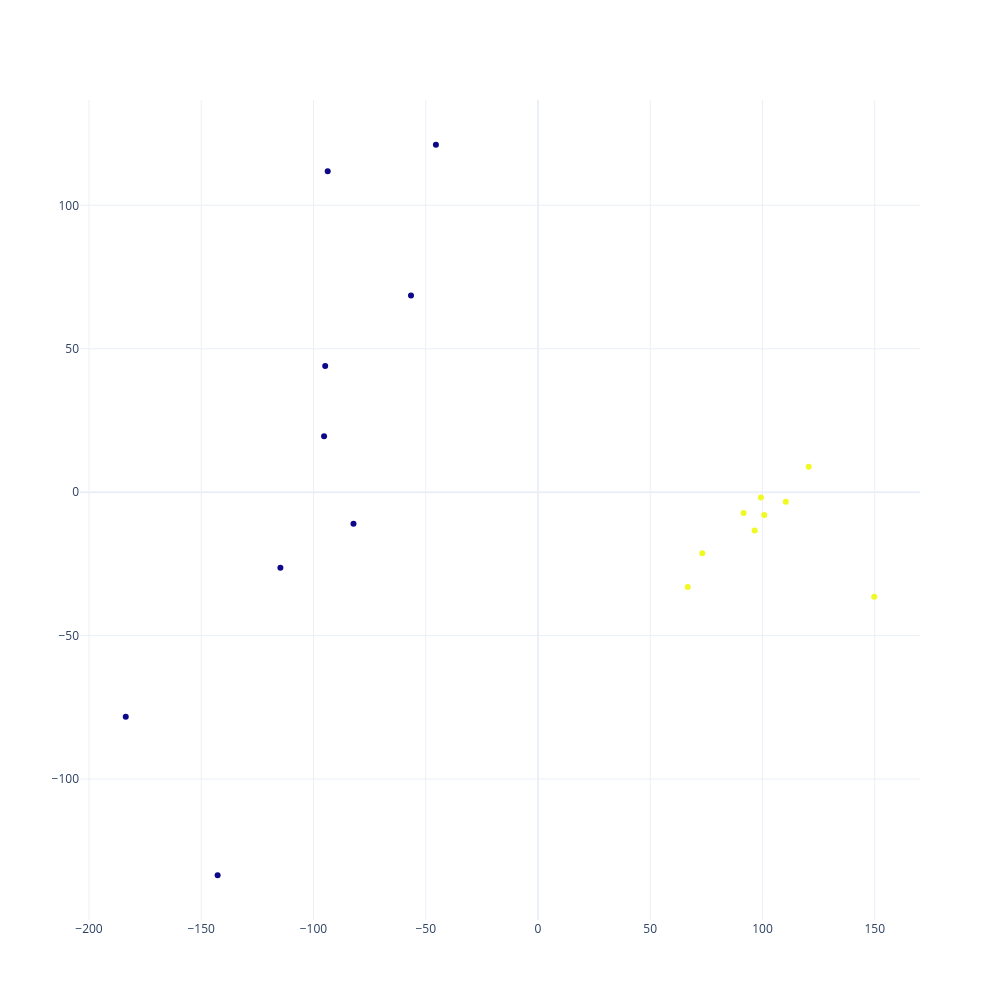

Notebook source saved alongside this figure:
### Code cell
cluster_outliers(final_log, meta, 'Cell_state')

### Figure 1 — Plotly figure (JSON) as saved in the notebook; plotly's stock layout.template omitted (floating-point values rounded to 4 significant figures)
{"data": [{"marker": {"color": [3, 3, 3, 2, 2, 2, 3, 3, 3, 2, 2, 2, 3, 3, 3, 2, 2, 2]}, "mode": "markers", "text": ["B1-1", "B1-2", "B1-3", "B2-1", "B2-2", "B2-3", "C1-1", "C1-2", "C1-3", "C2-1", "C2-2", "C2-3", "H1-1", "H1-2", "H1-3", "H2-1", "H2-2", "H2-3"], "type": "scatter", "x": [66.73, 110.4, 120.6, -94.77, -93.66, -56.55, 99.33, 100.8, 91.59, -142.7, -183.6, -95.27, 149.8, 96.54, 73.21, -114.7, -45.46, -82.19], "y": [-33.1, -3.345, 8.877, 43.97, 111.9, 68.56, -1.851, -7.983, -7.219, -133.5, -78.3, 19.51, -36.47, -13.4, -21.33, -26.37, 121.1, -10.99]}], "layout": {"autosize": false, "height": 1000, "width": 1000}}
